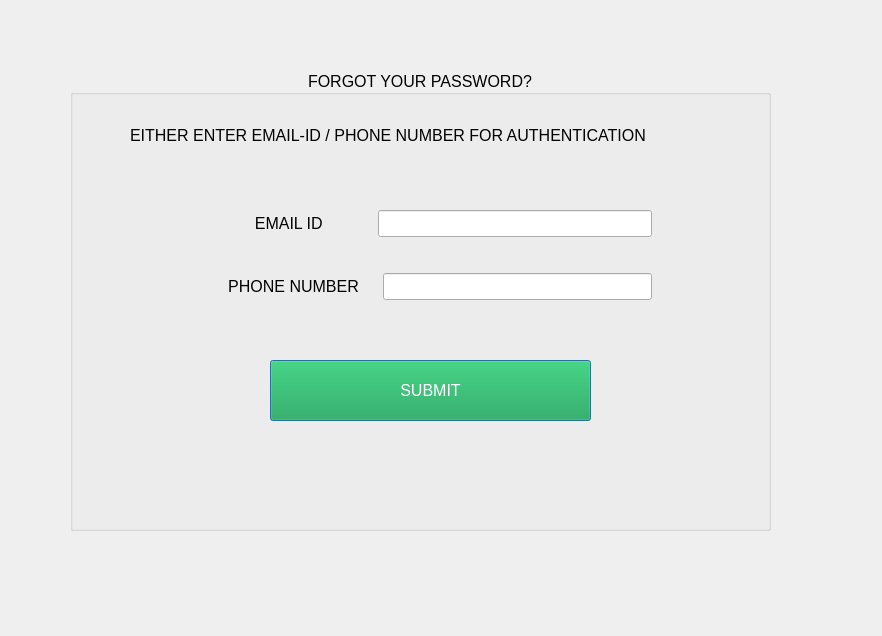
<?xml version="1.0" encoding="UTF-8"?>
<ui version="4.0">
 <class>ForgotPwd</class>
 <widget class="QDialog" name="ForgotPwd">
  <property name="geometry">
   <rect>
    <x>0</x>
    <y>0</y>
    <width>882</width>
    <height>636</height>
   </rect>
  </property>
  <property name="windowTitle">
   <string>Dialog</string>
  </property>
  <widget class="QGroupBox" name="groupBox">
   <property name="geometry">
    <rect>
     <x>70</x>
     <y>70</y>
     <width>701</width>
     <height>461</height>
    </rect>
   </property>
   <property name="font">
    <font>
     <family>Segoe UI</family>
     <pointsize>12</pointsize>
     <italic>false</italic>
     <bold>false</bold>
    </font>
   </property>
   <property name="styleSheet">
    <string notr="true">font: 12pt &quot;Segoe UI&quot;;</string>
   </property>
   <property name="title">
    <string>FORGOT YOUR PASSWORD?</string>
   </property>
   <property name="alignment">
    <set>Qt::AlignCenter</set>
   </property>
   <widget class="QLabel" name="label">
    <property name="geometry">
     <rect>
      <x>60</x>
      <y>40</y>
      <width>601</width>
      <height>51</height>
     </rect>
    </property>
    <property name="text">
     <string>EITHER ENTER EMAIL-ID / PHONE NUMBER FOR AUTHENTICATION</string>
    </property>
   </widget>
   <widget class="QPushButton" name="pushButton">
    <property name="geometry">
     <rect>
      <x>200</x>
      <y>290</y>
      <width>321</width>
      <height>61</height>
     </rect>
    </property>
    <property name="styleSheet">
     <string notr="true">font: 12pt &quot;Segoe UI&quot;;
background-color: rgb(16, 163, 70);
color: rgb(255, 255, 255);</string>
    </property>
    <property name="text">
     <string>SUBMIT</string>
    </property>
   </widget>
   <widget class="QWidget" name="layoutWidget">
    <property name="geometry">
     <rect>
      <x>140</x>
      <y>110</y>
      <width>442</width>
      <height>151</height>
     </rect>
    </property>
    <layout class="QVBoxLayout" name="verticalLayout">
     <item>
      <layout class="QHBoxLayout" name="horizontalLayout">
       <item>
        <widget class="QLabel" name="label_2">
         <property name="text">
          <string>          EMAIL ID           </string>
         </property>
         <property name="alignment">
          <set>Qt::AlignCenter</set>
         </property>
         <property name="wordWrap">
          <bool>false</bool>
         </property>
        </widget>
       </item>
       <item>
        <widget class="QLineEdit" name="lineEdit"/>
       </item>
      </layout>
     </item>
     <item>
      <layout class="QHBoxLayout" name="horizontalLayout_2">
       <item>
        <widget class="QLabel" name="label_3">
         <property name="text">
          <string>    PHONE NUMBER    </string>
         </property>
         <property name="textFormat">
          <enum>Qt::PlainText</enum>
         </property>
         <property name="alignment">
          <set>Qt::AlignCenter</set>
         </property>
        </widget>
       </item>
       <item>
        <widget class="QLineEdit" name="lineEdit_2"/>
       </item>
      </layout>
     </item>
    </layout>
   </widget>
   <widget class="QLabel" name="label_4">
    <property name="geometry">
     <rect>
      <x>80</x>
      <y>380</y>
      <width>541</width>
      <height>51</height>
     </rect>
    </property>
    <property name="text">
     <string/>
    </property>
   </widget>
  </widget>
 </widget>
 <resources/>
 <connections/>
</ui>
